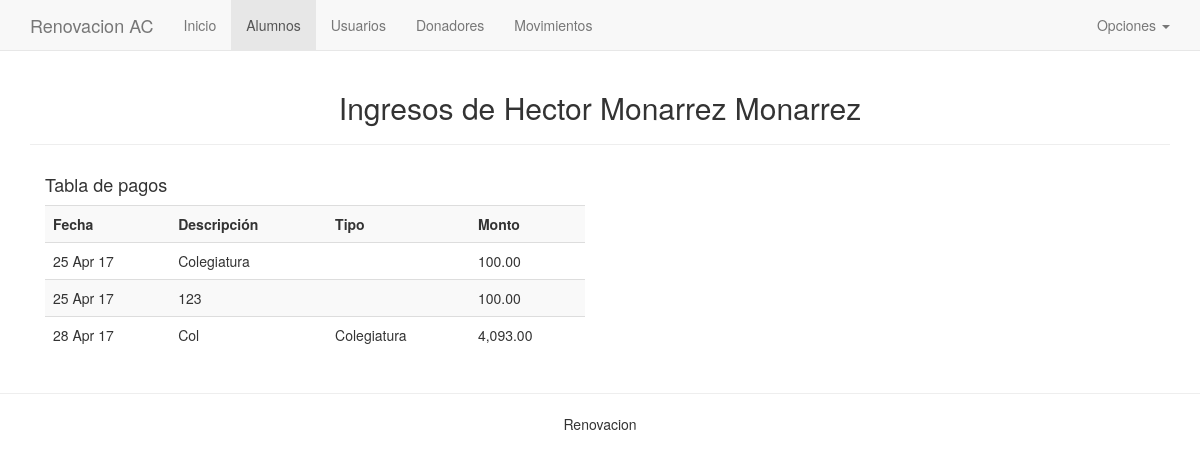
/public/alumnos/pagos.php?aid=1, run on the app's committed database.
### tables this page shows
CREATE TABLE `alumnos` (
  `id` int(11) NOT NULL AUTO_INCREMENT,
  `nombre` varchar(250) DEFAULT NULL,
  `apellido` varchar(250) DEFAULT NULL,
  `direccion` varchar(250) DEFAULT NULL,
  `bod` date DEFAULT NULL,
  `colegiatura` double DEFAULT NULL,
  `fecha_ingreso` date DEFAULT NULL,
  PRIMARY KEY (`id`)
);

CREATE TABLE `ingresos` (
  `id` int(11) NOT NULL AUTO_INCREMENT,
  `tipo` varchar(50) DEFAULT NULL,
  `monto` float NOT NULL,
  `created_date` timestamp NOT NULL DEFAULT CURRENT_TIMESTAMP,
  `did` int(11) DEFAULT NULL,
  `descripcion` varchar(80) DEFAULT NULL,
  `aid` int(11) DEFAULT NULL,
  PRIMARY KEY (`id`),
  KEY `people_ingresos` (`did`),
  KEY `alumnos_ingresos` (`aid`),
  CONSTRAINT `alumnos_ingresos` FOREIGN KEY (`aid`) REFERENCES `alumnos` (`id`),
  CONSTRAINT `people_ingresos` FOREIGN KEY (`did`) REFERENCES `donadores` (`id`)
);

### includes/Database.php (called while the page is built, shortened)
<?php
class Database {
    private function connect(){
        $this->con=mysqli_connect(HOST,USER,PASSWORD,DATABASE);
    }
}
$Database=new Database();
?>

### includes/functions.php (called while the page is built, shortened)
<?php
require_once("Database.php");
function exec_query($sql){
	global $Database;
	$result_set= mysqli_query($Database->con, $sql);
	return $result_set;
}
function fetch($res){
	return mysqli_fetch_assoc($res);
}
function html_prep($string){
	return nl2br(html_entity_decode(ucfirst(($string))));
}
function money($number){
	return money_format('%.2n',$number);
}
function nombre($row){
	return html_prep($row["nombre"])." ".html_prep($row["apellido"]);
}
function pretty_date($fecha){
	return date('j M y',strtotime($fecha));
}
?>

### public/alumnos/pagos.php (the view, shortened to what this page needs)
<?php
$aid=$_GET["aid"];
$sql="SELECT a.*,b.id,b.monto,b.descripcion,b.created_date,b.tipo FROM alumnos a LEFT JOIN ingresos b ON a.id=b.aid WHERE a.id={$aid}";
$res=exec_query($sql);
$output="";
while ($row=fetch($res)) {
    $nombre=html_prep(nombre($row));
    $pago=money($row["monto"]);
    $tipo=html_prep($row["tipo"]);
    $descripcion=html_prep($row["descripcion"]);
    $fecha_pago=pretty_date($row["created_date"]);
    $output.="<tr><td>{$fecha_pago}</td>";
    $output.="<td>{$descripcion}</td>";
    $output.="<td>{$tipo}</td>";
    $output.="<td>{$pago}</td></tr>";
}
$subtitle="Ingresos de {$nombre}";
require_once HEADER;
?>
<div class="col-md-6">
    <h4>Tabla de pagos</h4>
    <div class="table table">
        <table class="table table-striped">
            <tr>
                <th>Fecha</th>
                <th>Descripción</th>
                <th>Tipo</th>
                <th>Monto</th>
            </tr>
            <?php echo $output; ?>
        </table>
    </div>
</div>

### includes/header.php (shortened to what this page needs)
<!DOCTYPE html>
<html>
    <head>
        <link rel="stylesheet" href="/renovacion/public/css/bootstrap.min.css" media="screen" title="no title">
    </head>
    <body>
        <nav class="navbar navbar-default navbar-static-top">
          <div class="container">
            <div class="navbar-header">
              <a class="navbar-brand" href="#">Renovacion AC</a>
            </div>
            <div id="navbar" class="navbar-collapse collapse">
              <ul class="nav navbar-nav">
                <li id="inicio"><a  href="/renovacion/public/index.php">Inicio</a></li>
                <li id="alumnos"><a  href="/renovacion/public/alumnos/index.php">Alumnos</a></li>
                <li id="usuarios"><a  href="/renovacion/public/usuarios/index.php">Usuarios</a></li>
                <li id="donadores"><a  href="/renovacion/public/donadores/index.php">Donadores</a></li>
                <li id="movimientos"><a  href="/renovacion/public/movimientos/index.php">Movimientos</a></li>
              </ul>
              <ul class="nav navbar-nav navbar-right">
                  <li class="dropdown">
                    <a href="#" class="dropdown-toggle" data-toggle="dropdown" role="button" aria-haspopup="true" aria-expanded="false">Opciones <span class="caret"></span></a>
                  </li>
              </ul>
            </div>
          </div>
        </nav>
        <div class="container">
            <div class="header-title">
                <h2 class="text-center"><?php if(isset($subtitle)) echo $subtitle."<hr>"; ?></h2>
            </div>

### includes/header.php (style rules this page uses)
a { cursor:pointer; }

### data on the page
alumnos: subtitle "Ingresos de Hector Monarrez Monarrez"
ingresos: created_date "25 Apr 17", descripcion "Colegiatura", monto "100.00"
ingresos: created_date "25 Apr 17", descripcion "123", monto "100.00"
ingresos: created_date "28 Apr 17", descripcion "Col", tipo "Colegiatura", monto "4,093.00"
